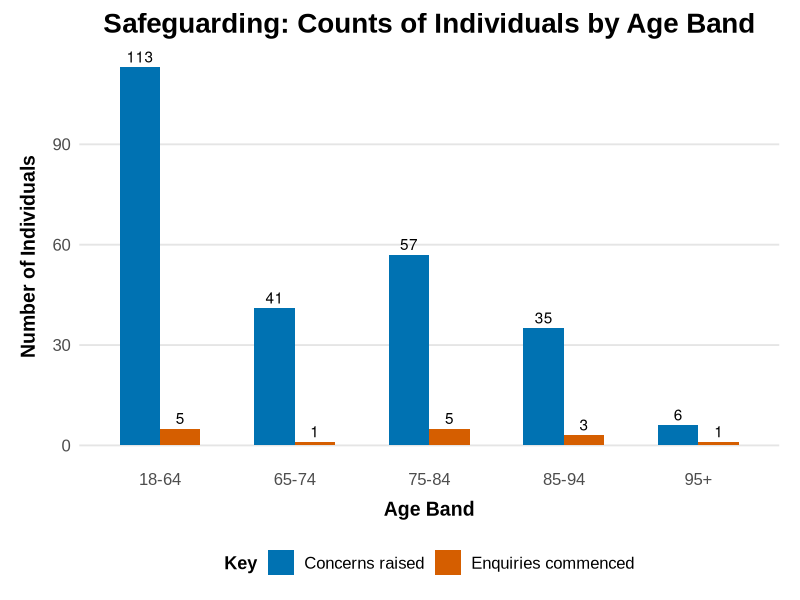
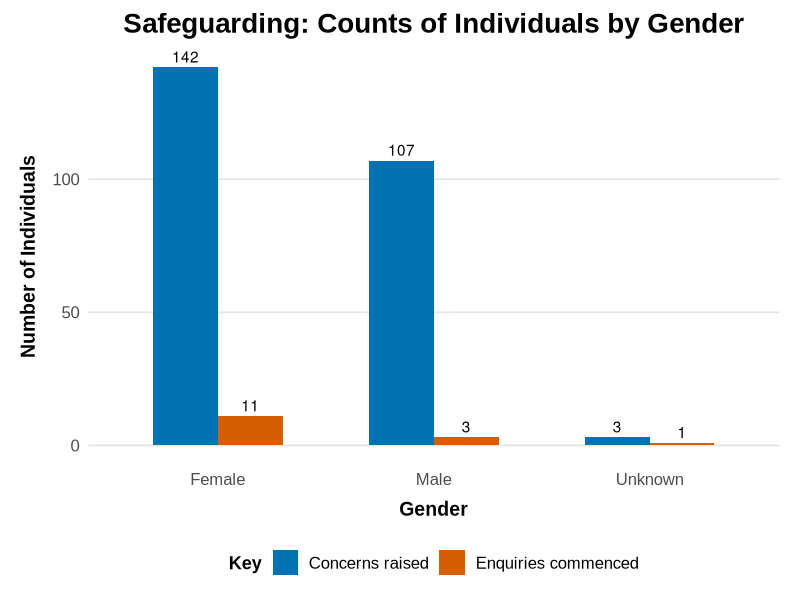
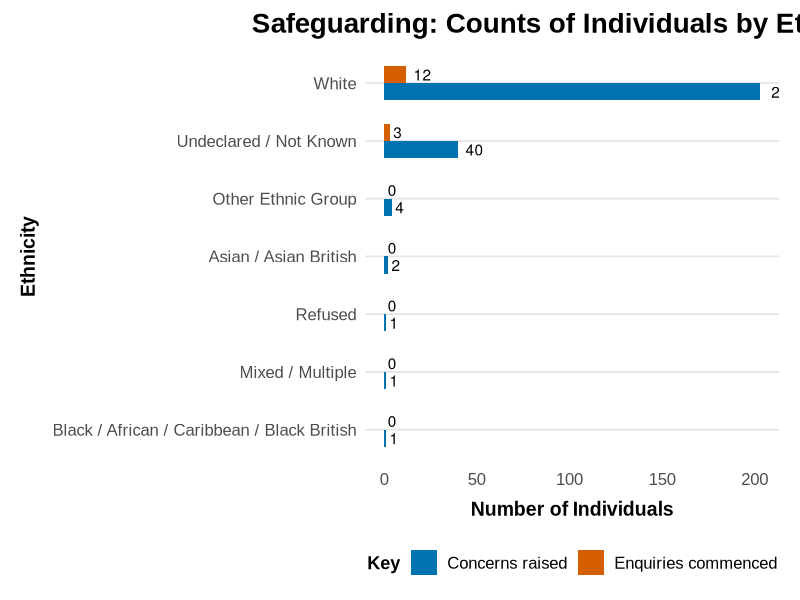
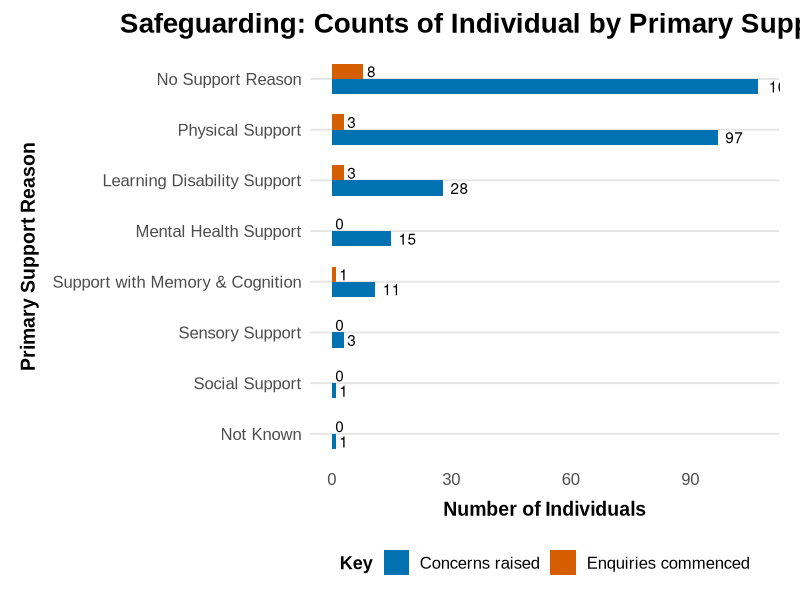
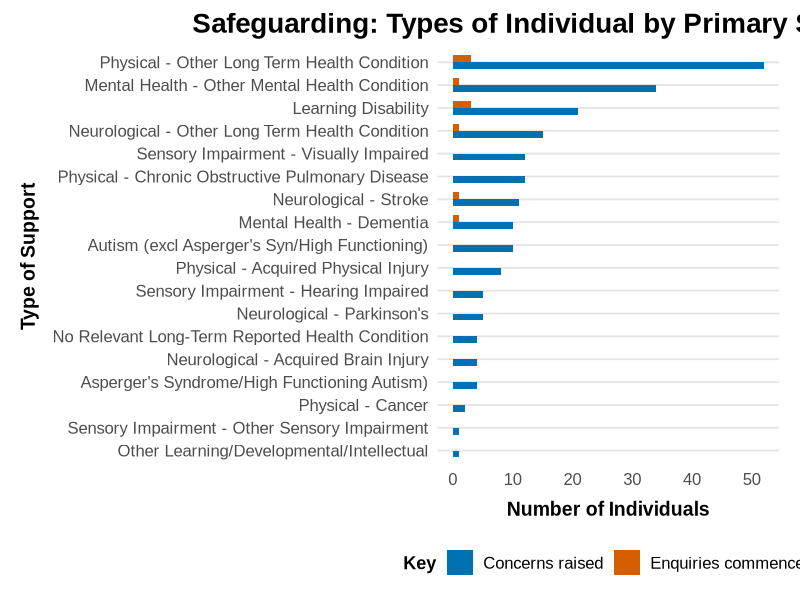
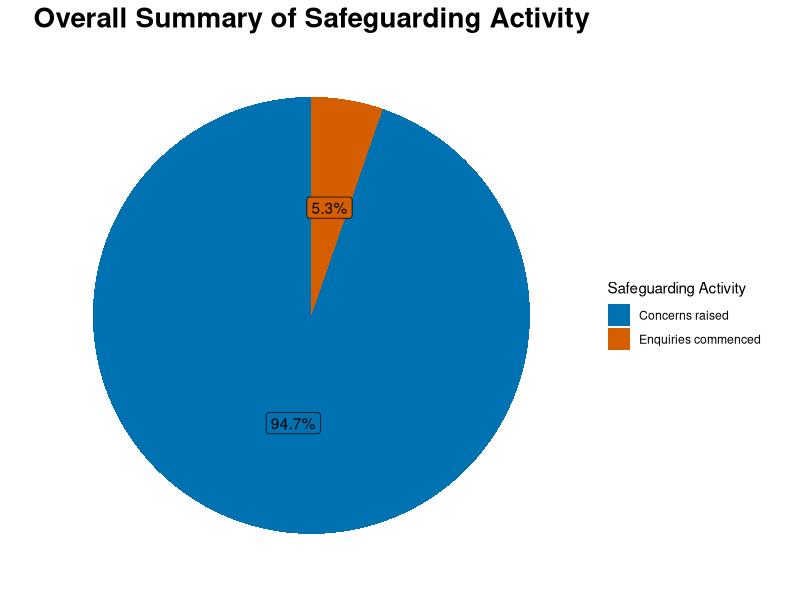
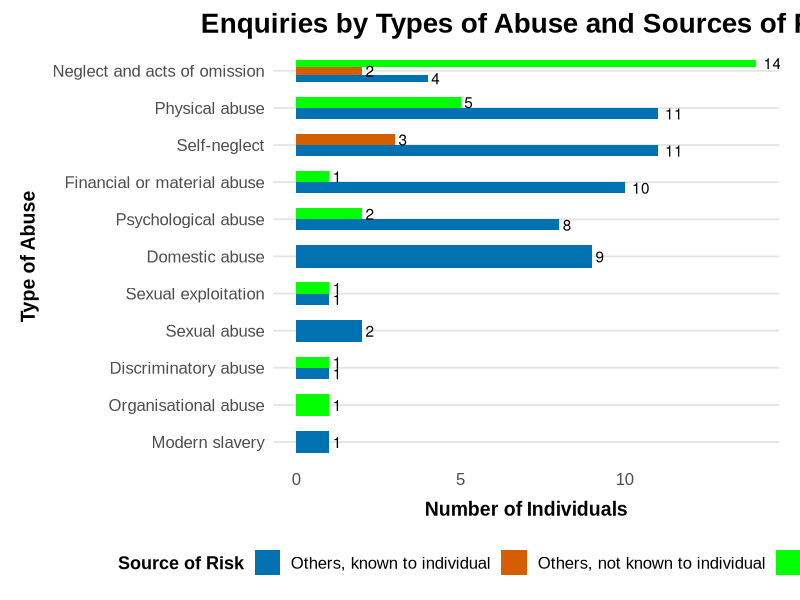
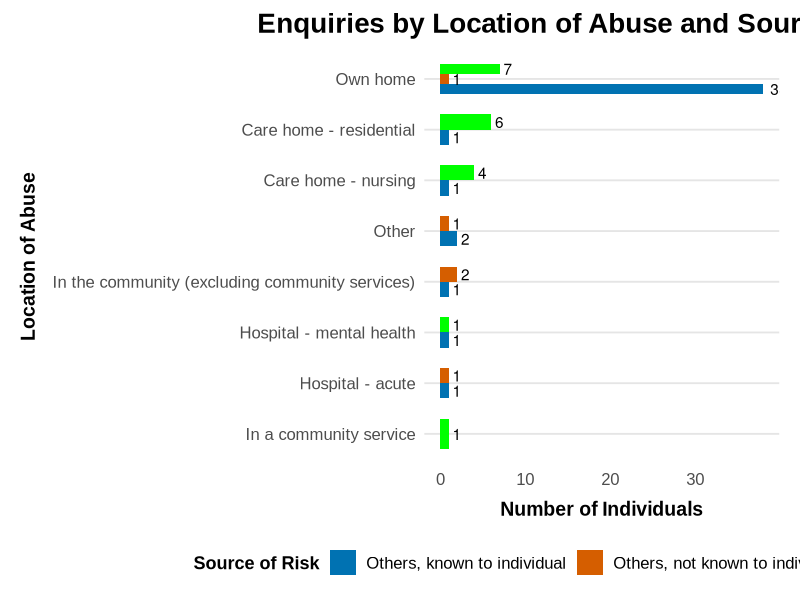

The R source for these figures, in order:
# Load the necessary libraries
library("tidyverse")
library("readxl")

#---------Create a custom theme (theme_minimal) for presentation slides---------

custom_theme_slide <- theme_minimal(base_size = 14, base_family = "Arial") +
  theme(
    # Titles
    plot.title = element_text(size = 20, face = "bold", hjust = 0.5),  # Centered
    plot.subtitle = element_text(size = 16, face = "italic", hjust = 0.5),
    
    # Axis titles and text
    axis.title.x = element_text(size = 14, face = "bold", margin = margin(t = 10)),
    axis.title.y = element_text(size = 14, face = "bold", margin = margin(r = 10)),
    axis.text = element_text(size = 12),
    
    # Legend
    legend.title = element_text(size = 13, face = "bold"),
    legend.text = element_text(size = 12),
    legend.position = "bottom",  # Better for horizontal slides
    legend.key.size = unit(0.7, "cm"),
    
    # Panel & grid
    panel.grid.major.y = element_line(color = "gray90"),
    panel.grid.major.x = element_blank(),  # Optional: Hide vertical grid
    panel.grid.minor = element_blank(),
    
    # Margins and spacing
    plot.margin = margin(10, 15, 10, 15)
  )

#------------------------SECTION 1: Demographic Tables--------------------------

# A. Age

# Import the data
age_df <- read_excel("demographic_tables.xlsx", sheet = 1)
dim(age_df)

# Reshape data from wide to long format for grouped bar chart
library(tidyr)
age_df2 <- pivot_longer(
  age_df,
  cols = c(Safeguarding_Concerns, Section42_Enquiries),
  names_to = "Type",
  values_to = "Count"
)


# Plot grouped bar chart
ggplot(age_df2, aes(x = AgeBand, y = Count, fill = Type)) +
  geom_bar(stat = "identity", position = position_dodge(width = 0.6), width = 0.6) +
  labs(
    title = "Safeguarding: Counts of Individuals by Age Band",
    x = "Age Band",
    y = "Number of Individuals",
    fill = "Key"
  ) +
  custom_theme_slide +
  scale_fill_manual(values = c("#0072B2", "#D55E00"),
                    labels = c("Concerns raised", "Enquiries commenced")) +
  geom_text(aes(label = Count),
            position = position_dodge(width = 0.6), vjust = -0.4) 

#-------------------------------------------------------------------------------

# B. Gender

# Import the data
gender_df <- read_excel("demographic_tables.xlsx", sheet = 2)
dim(gender_df)

# Reshape data to long format for grouped bar chart
library(tidyr)
gender_df2 <- pivot_longer(
  gender_df,
  cols = c(Safeguarding_Concerns, Section42_Enquiries),
  names_to = "Type",
  values_to = "Count"
)


# Plot grouped bar chart
ggplot(gender_df2, aes(x = Gender, y = Count, fill = Type)) +
  geom_bar(stat = "identity", position = position_dodge(width = 0.6), width = 0.6) +
  labs(
    title = "Safeguarding: Counts of Individuals by Gender",
    x = "Gender",
    y = "Number of Individuals",
    fill = "Key"
  ) +
  custom_theme_slide +
  scale_fill_manual(values = c("#0072B2", "#D55E00"),
                    labels = c("Concerns raised", "Enquiries commenced")) +
  geom_text(aes(label = Count),
            position = position_dodge(width = 0.6), vjust = -0.4) 

#-------------------------------------------------------------------------------

# C. Ethnicity

# Import the data
ethnicity_df <- read_excel("demographic_tables.xlsx", sheet = 3)
dim(ethnicity_df)

# Reshape data to long format for grouped bar chart
library(tidyr)
ethnicity_df2 <- pivot_longer(
  ethnicity_df,
  cols = c(Safeguarding_Concerns, Section42_Enquiries),
  names_to = "Type",
  values_to = "Count"
)


# Plot grouped bar chart
ggplot(ethnicity_df2, aes(x = reorder(Ethnicity, Count), y = Count, fill = Type)) +
  geom_bar(stat = "identity", position = position_dodge(width = 0.6), width = 0.6) +
  coord_flip() +
  labs(
    title = "Safeguarding: Counts of Individuals by Ethnicity",
    x = "Ethnicity",
    y = "Number of Individuals",
    fill = "Key"
  ) +
  custom_theme_slide +
  scale_fill_manual(values = c("#0072B2", "#D55E00"),
                    labels = c("Concerns raised", "Enquiries commenced")) +
  geom_text(aes(label = Count),
            position = position_dodge(width = 0.6), hjust = -0.4) 
        

#-------------------------------------------------------------------------------

# D. Primary Support Reason

# Import the data
psr_df <- read_excel("demographic_tables.xlsx", sheet = 4)
dim(psr_df)

# Reshape data to long format for grouped bar chart
library(tidyr)
psr_df2 <- pivot_longer(
  psr_df,
  cols = c(Safeguarding_Concerns, Section42_Enquiries),
  names_to = "Type",
  values_to = "Count"
)


# Plot grouped bar chart
ggplot(psr_df2, aes(x = reorder(Primary_Support_Reasons, Count), y = Count, fill = Type)) +
  geom_bar(stat = "identity", position = position_dodge(width = 0.6), width = 0.6) +
  coord_flip() +
  labs(
    title = "Safeguarding: Counts of Individual by Primary Support Reasons",
    x = "Primary Support Reason",
    y = "Number of Individuals",
    fill = "Key"
  ) +
  custom_theme_slide +
  scale_fill_manual(values = c("#0072B2", "#D55E00"),
                    labels = c("Concerns raised", "Enquiries commenced")) +
  geom_text(aes(label = Count),
            position = position_dodge(width = 0.6), hjust = -0.4)


#-------------------------------------------------------------------------------

# E. Primary Support Type

# Import the data
pst_df <- read_excel("demographic_tables.xlsx", sheet = 5)
dim(pst_df)

# Reshape data to long format for grouped bar chart
library(tidyr)
pst_df2 <- pivot_longer(
  pst_df,
  cols = c(Safeguarding_Concerns, Section42_Enquiries),
  names_to = "Type",
  values_to = "Count"
)


# Plot grouped bar chart
ggplot(pst_df2, aes(x = reorder(Primary_Support_Type, Count), y = Count, fill = Type)) +
  geom_bar(stat = "identity", position = position_dodge(width = 0.6), width = 0.6) +
  coord_flip() +
  labs(
    title = "Safeguarding: Types of Individual by Primary Support Reasons",
    x = "Type of Support",
    y = "Number of Individuals",
    fill = "Key"
  ) +
  custom_theme_slide +
  scale_fill_manual(values = c("#0072B2", "#D55E00"),
                    labels = c("Concerns raised", "Enquiries commenced"))


#-------------------------------------------------------------------------------

# F. Safeguarding Activity

# Import the data
sa_df <- read_excel("demographic_tables.xlsx", sheet = 6)
dim(sa_df)

# Create a blank theme for the pie chart
blank_theme <- theme_minimal() + 
  theme(
    axis.title.x = element_blank(),
    axis.title.y = element_blank(),
    panel.border = element_blank(),
    panel.grid = element_blank(),
    axis.ticks = element_blank(),
    plot.title = element_text(size = 20, face = "bold", hjust = 0.5)
  )
# The coord_polar() function is used to produce a pie chart, 
# which is just a stacked bar chart in polar coordinates. 
sa_df %>% 
  ggplot(aes(x = "", y = Count, fill = Safeguarding_Activity))+
  geom_bar(width = 1, stat = "identity") +
  coord_polar("y", start=0) + 
  blank_theme +
  labs(title = "Overall Summary of Safeguarding Activity",
       fill = "Safeguarding Activity") +
  scale_fill_manual(values = c("#0072B2", "#D55E00"),
                    labels = c("Concerns raised", "Enquiries commenced")) +
  theme(axis.text.x=element_blank()) +
  geom_label(aes(label = paste0(round((Count / sum(Count)) * 100, digits = 2), "%")),
             position = position_stack(vjust = 0.5), show.legend = FALSE) # If show.legend is set to TRUE, it returns "a"

#-------------------------------------------------------------------------------


#------------------------SECTION 2: Case Detail Tables--------------------------

# A. Case Type and Sources of Risk

# Import the data
abuse_df <- read_excel("case_detail_tables.xlsx", sheet = 1)
dim(abuse_df)

# Reshape data to long format for grouped bar chart
abuse_df2 <- pivot_longer(
  abuse_df,
  cols = c(Service_provider, Other_known_to_individual, Other_not_known_to_individual),
  names_to = "Source_of_risk",
  values_to = "Count"
)

# Remove rows where Count is zero and pre-calculate total count per abuse type.
abuse_df2_clean <- abuse_df2 %>%
  filter(Count > 0) %>%
  group_by(Type_of_abuse) %>%
  mutate(Total = sum(Count)) %>%
  ungroup() %>%
  mutate(Type_of_abuse = reorder(Type_of_abuse, Total))

# Plot grouped bar chart
ggplot(abuse_df2_clean, aes(x = Type_of_abuse, y = Count, fill = Source_of_risk)) +
  geom_bar(stat = "identity", position = position_dodge(width = 0.6), width = 0.6) +
  coord_flip() +
  labs(
    title = "Enquiries by Types of Abuse and Sources of Risk",
    x = "Type of Abuse",
    y = "Number of Individuals",
    fill = "Source of Risk"
  ) +
  custom_theme_slide +
  scale_fill_manual(values = c("#0072B2", "#D55E00", "green"),
                    labels = c("Others, known to individual", "Others, not known to individual", "Service Provider")) +
  geom_text(aes(label = Count),
            position = position_dodge(width = 0.6), hjust = -0.4) 

#-------------------------------------------------------------------------------

# B. Case Location and Sources of Risk

# Import the data
loc.abuse_df <- read_excel("case_detail_tables.xlsx", sheet = 2)
dim(loc.abuse_df)

# Reshape data to long format for grouped bar chart
loc.abuse_df2 <- pivot_longer(
  loc.abuse_df,
  cols = c(Service_provider, Other_known_to_individual, Other_not_known_to_individual),
  names_to = "Source_of_risk",
  values_to = "Count"
)

# Remove rows where Count is zero and pre-calculate total count per location type.
loc.abuse_df2_clean <- loc.abuse_df2 %>%
  filter(Count > 0) %>%
  group_by(Location_of_abuse) %>%
  mutate(Total = sum(Count)) %>%
  ungroup() %>%
  mutate(Location_of_abuse = reorder(Location_of_abuse, Total))

# Plot grouped bar chart
ggplot(loc.abuse_df2_clean, aes(x = Location_of_abuse, y = Count, fill = Source_of_risk)) +
  geom_bar(stat = "identity", position = position_dodge(width = 0.6), width = 0.6) +
  coord_flip() +
  labs(
    title = "Enquiries by Location of Abuse and Sources of Risk",
    x = "Location of Abuse",
    y = "Number of Individuals",
    fill = "Source of Risk"
  ) +
  custom_theme_slide + 
  scale_fill_manual(values = c("#0072B2", "#D55E00", "green"),
                    labels = c("Others, known to individual", "Others, not known to individual", "Service Provider")) +
  geom_text(aes(label = Count),
            position = position_dodge(width = 0.6), hjust = -0.4) 

#-------------------------------------------------------------------------------

# C. Case Type and Locations of Risk

# Import the data
type.loc_df <- read_excel("case_detail_tables.xlsx", sheet = 3)
dim(type.loc_df)

# Reshape data to long format for grouped bar chart
type.loc_df2 <- pivot_longer(
  type.loc_df,
  cols = c(Own_home, In_the_community_excluding_community_services, In_a_community_service, Care_home_nursing, Care_home_residential,
           Hospital_acute, Hospital_mental_health, Other),
  names_to = "Location_of_risk",
  values_to = "Count"
)

# Remove rows where Count is zero and pre-calculate total count per location of risk.
type.loc_df2_clean <- type.loc_df2 %>%
  filter(Count > 0) %>%
  group_by(Type_of_abuse) %>%
  mutate(Total = sum(Count)) %>%
  ungroup() %>%
  mutate(Type_of_abuse = reorder(Type_of_abuse, Total))


# Plot grouped bar chart
ggplot(type.loc_df2_clean, aes(x = Type_of_abuse, y = Count, fill = Location_of_risk)) +
  geom_bar(stat = "identity", position = position_dodge(width = 0.6), width = 0.6) +
  coord_flip() +
  labs(
    title = "Enquiries by Type of Abuse and Location of Risk",
    x = "Type of Abuse",
    y = "Number of Individuals",
    fill = "Location of Risk"
  ) +
  custom_theme_slide +
  scale_fill_manual(values = c("#0072B2", "#D55E00", "green", "red", "yellow", "violet", "tan", "pink", "darkgreen", "orange", "darkblue"),
                    labels = c("Care home - nursing", "Care home - residential" , "Hospital - acute", "Hospital - mental health", "In a community service",
                               "In the community excluding community services", "Other", "Own home")) +
  geom_text(aes(label = Count),
            position = position_dodge(width = 0.6), hjust = -0.4, size = 3) 

#--------------------------------------------------------------------------------

# D. Risk Assessment and Sources of Risk

# Import the data
risk.assessment_df <- read_excel("case_detail_tables.xlsx", sheet = 4)
dim(risk.assessment_df)

# Reshape data to long format for grouped bar chart
risk.assessment_df2 <- pivot_longer(
  risk.assessment_df,
  cols = c(Service_provider, Other_known_to_individual, Other_not_known_to_individual),
  names_to = "Source_of_risk",
  values_to = "Count"
)

# Remove rows where Count is zero and pre-calculate total count per risk assessment type.
risk.assessment_df2_clean <- risk.assessment_df2 %>%
  filter(Count > 0) %>%
  group_by(Risk_assessment) %>%
  mutate(Total = sum(Count)) %>%
  ungroup() %>%
  mutate(Risk_assessment = reorder(Risk_assessment, Total))

# Plot grouped bar chart
ggplot(risk.assessment_df2_clean, aes(x = Risk_assessment, y = Count, fill = Source_of_risk)) +
  geom_bar(stat = "identity", position = position_dodge(width = 0.6), width = 0.6) +
  coord_flip() +
  labs(
    title = "Risk Assessment Outcomes of the Sources of Risk",
    x = "Risk Assessment Outcome",
    y = "Number of Individuals",
    fill = "Source of Risk"
  ) +
  custom_theme_slide + 
  scale_fill_manual(values = c("#0072B2", "#D55E00", "green"),
                    labels = c("Others, known to individual", "Others, not known to individual", "Service Provider")) +
  geom_text(aes(label = Count),
            position = position_dodge(width = 0.6), hjust = -0.4) 

#-------------------------------------------------------------------------------

# E. Risk Outcomes and Sources of Risk

# Import the data
risk.outcome_df <- read_excel("case_detail_tables.xlsx", sheet = 5)
dim(risk.outcome_df)

# Reshape data to long format for grouped bar chart
risk.outcome_df2 <- pivot_longer(
  risk.outcome_df,
  cols = c(Service_provider, Other_known_to_individual, Other_not_known_to_individual),
  names_to = "Source_of_risk",
  values_to = "Count"
)

# Plot A. grouped bar chart
ggplot(risk.outcome_df2, aes(x = reorder(Risk_outcome, -Count), y = Count, fill = Source_of_risk)) +
  geom_bar(stat = "identity", position = position_dodge(width = 0.6), width = 0.6) +
  labs(
    title = "Concluded Risk Outcome of the Sources of Risk",
    x = "Risk Outcome",
    y = "Number of Individuals",
    fill = "Source of Risk"
  ) +
  custom_theme_slide +
  scale_fill_manual(values = c("#0072B2", "#D55E00", "green"),
                    labels = c("Others, known to individual", "Others, not known to individual", "Service Provider")) +
  geom_text(aes(label = Count),
            position = position_dodge(width = 0.6), vjust = -0.4) 

# Plot B - Pie chart
risk.outcome_df %>% 
  ggplot(aes(x = "", y = Total, fill = Risk_outcome))+
  geom_bar(width = 1, stat = "identity") +
  coord_polar("y", start=0) + 
  blank_theme +
  labs(title = "Risk Assessment Outcome",
       fill = "Key") +
  scale_fill_manual(values = c("#0072B2", "#D55E00", "green"),
                    labels = c("Risk reduced", "Risk remained", "Risk removed")) +
  theme(axis.text.x=element_blank(),
        legend.title = element_text(size = 13, face = "bold"),
        legend.text = element_text(size = 12),
        legend.position = "bottom",  # Better for horizontal slides
        legend.key.size = unit(0.7, "cm"),
        axis.text = element_text(size = 12)) +
  geom_label(aes(label = paste0(round((Total / sum(Total)) * 100, digits = 2), "%")),
             position = position_stack(vjust = 0.5), show.legend = FALSE)


#--------------------SECTION 3: Mental Capacity Table---------------------------

# A. Mental Capacity Ability

# Import the data
mc_df <- read_excel("mental_capacity_tables.xlsx", sheet = 1)
dim(mc_df)

# Reshape data to long format for grouped bar chart
mc_df2 <- pivot_longer(
  mc_df,
  cols = c(Yes_they_lacked_capacity, No_they_did_not_lack_capacity, Do_not_know, Support_provided_when_they_lacked_capacity),
  names_to = "Risk_of_lacking_capacity",
  values_to = "Count"
)


# Plot grouped bar chart
ggplot(mc_df2, aes(x = AgeBand, y = Count, fill = Risk_of_lacking_capacity)) +
  geom_bar(stat = "identity", position = position_dodge(width = 0.6), width = 0.6) +
  labs(
    title = "Mental Capacity to Make Decisions Related to the Safeguarding Enquiry",
    x = "Age Band",
    y = "Number of Individuals",
    fill = "Key"
  ) +
  custom_theme_slide +
  scale_fill_manual(values = c("#0072B2", "#D55E00", "purple", "darkgreen"),
                    labels = c("Not known", "No, they did not lack capacity", "Support provided when they lacked capacity", 
                               "Yes, they lacked capacity")) +
  geom_text(aes(label = Count),
            position = position_dodge(width = 0.6), vjust = -0.4) 

#-------------------------------------------------------------------------------

# B. Support Provided for Mental Capacity

# Import the data
mc2_df <- read_excel("mental_capacity_tables.xlsx", sheet = 2)
dim(mc2_df)

# Reshape data to long format for grouped bar chart
mc2_df2 <- pivot_longer(
  mc2_df,
  cols = c(Yes_they_lacked_capacity, Support_provided_when_they_lacked_capacity),
  names_to = "Risk_of_lacking_capacity",
  values_to = "Count") %>% 
  mutate(
    Label = ifelse(Risk_of_lacking_capacity == "Support_provided_when_they_lacked_capacity",
                   paste0(round(Percentage, 0), "%"), "") # show percentage only on purple bars
  )


# Plot grouped bar chart
ggplot(mc2_df2, aes(x = AgeBand, y = Count, fill = Risk_of_lacking_capacity)) +
  geom_bar(stat = "identity", position = position_dodge(width = 0.6), width = 0.6) +
  labs(
    title = "Support Involvement in 'Yes' Enquiries: Advocate, Family, or Friend Participation",
    x = "Age Band",
    y = "Number of Individuals",
    fill = "Key"
  ) +
  custom_theme_slide +
  scale_fill_manual(values = c("purple", "darkgreen"),
                    labels = c("Support provided when they lacked capacity", 
                               "Yes, they lacked capacity")) +
  geom_text(aes(label = Label),
            position = position_dodge(width = 0.6), vjust = -0.4) 


#---------------SECTION 4: Making Safeguarding Personal Tables------------------

# A. Desired Outcome Enquiry

# Import the data
msp_df <- read_excel("msp_tables.xlsx", sheet = 1)
dim(msp_df)

# Reshape data to long format for grouped bar chart
msp_df2 <- pivot_longer(
  msp_df,
  cols = c(Yes_they_were_asked_and_outcomes_were_expressed, Yes_they_were_asked_but_no_outcomes_were_expressed, No, Do_not_know),
  names_to = "Enquiry_desired_outcomes",
  values_to = "Count"
)

# Remove rows where Count is zero and pre-calculate total count per age group.
msp_df2_clean <- msp_df2 %>%
  filter(Count > 0) %>%
  group_by(AgeBand) %>%
  mutate(Total = sum(Count)) %>%
  ungroup() 

# Plot grouped bar chart
ggplot(msp_df2_clean, aes(x = AgeBand, y = Count, fill = Enquiry_desired_outcomes)) +
  geom_bar(stat = "identity", position = position_dodge(width = 0.6), width = 0.6) +
  labs(
    title = "Were People or Their Representatives Asked What They Wanted to Happen?",
    x = "Age Band",
    y = "Number of Individuals",
    fill = "Key"
  ) +
  custom_theme_slide +
  scale_fill_manual(values = c("#0072B2", "#D55E00", "green", "purple"),
                    labels = c("Don't know", "No",
                               "Yes, they were asked and outcomes were expressed", "Yes, they were asked but no outcomes were expressed")) +
  geom_text(aes(label = Count),
            position = position_dodge(width = 0.6), vjust = -0.4) 

#-------------------------------------------------------------------------------

# B. Desired Outcomes

# Import the data
msp2_df <- read_excel("msp_tables.xlsx", sheet = 2)
dim(msp2_df)

# Reshape data to long format for grouped bar chart
msp2_df2 <- pivot_longer(
  msp2_df,
  cols = c(Fully_achieved, Partially_achieved, Not_achieved),
  names_to = "Desired_outcome_success",
  values_to = "Count"
)

# Remove rows where Count is zero and pre-calculate total count per age group.
msp2_df2_clean <- msp2_df2 %>%
  filter(Count > 0) %>%
  group_by(AgeBand) %>%
  mutate(Total = sum(Count)) %>%
  ungroup()

# Calculate percentages per age band and create label column
msp2_df2_percent <- msp2_df2_clean %>%
  mutate(
    Percent = (Count / Total) * 100,
    Label = paste0(round(Percent, 0), "%")  # Format as whole number percentage
  )

# Plot grouped bar chart
ggplot(msp2_df2_percent, aes(x = AgeBand, y = Percent, fill = Desired_outcome_success)) +
  geom_bar(stat = "identity", position = position_dodge(width = 0.6), width = 0.6) +
  labs(
    title = "Success Rate of Meeting Desired Outcomes When Views Were Sought",
    x = "Age Band",
    y = "Success Rate (%)",
    fill = "Key"
  ) +
  custom_theme_slide +
  scale_fill_manual(values = c("#0072B2", "#D55E00", "green"),
                    labels = c("Fully achieved", "Not achieved", "Partially achieved")) +
  geom_text(aes(label = Label),
            position = position_dodge(width = 0.6), vjust = -0.4) 

#-------------------------------------------------------------------------------






#ggsave("plot.png", plot = my_plot, width = 1920, height = 1080, units = "px", dpi = 150)
